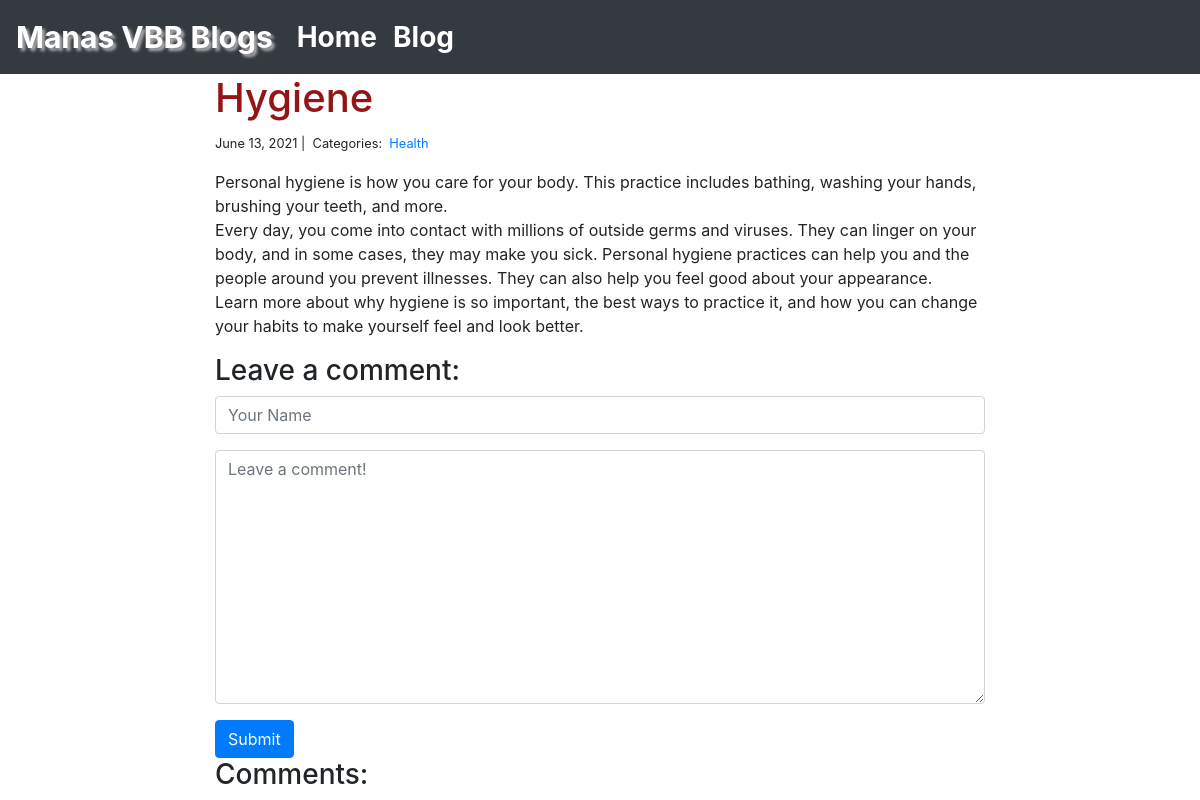
Page /blog/1/ on the committed database.
### blog/models.py (models this page shows)
class Post(models.Model):
    title = models.CharField(max_length=255)
    body = models.TextField()
    created_on = models.DateTimeField(auto_now_add=True)
    last_modified = models.DateTimeField(auto_now=True)
    categories = models.ManyToManyField('Category', related_name='posts')

class Category(models.Model):
    name = models.CharField(max_length=20)

### blog/views.py (the view, shortened to what this page needs)
# urls.py: path("<int:pk>/", views.blog_detail, name="blog_detail"),
def blog_detail(request, pk):
    post = Post.objects.get(pk=pk)
    form = CommentForm()
    comments = Comment.objects.filter(post=post)
    context = {
        "post": post,
        "comments": comments,
         "form": form,
    }
    return render(request, "blog_detail.html", context)

### blog/forms.py
class CommentForm(forms.Form):
    author = forms.CharField(
        max_length=60,
        widget=forms.TextInput(attrs={
            "class": "form-control",
            "placeholder": "Your Name"
        })
    )
    body = forms.CharField(widget=forms.Textarea(
        attrs={
            "class": "form-control",
            "placeholder": "Leave a comment!"
        })
    )

### blog/templates/blog_detail.html (shortened to what this page needs)
{% extends "base.html" %}
{% block body %}
<div class="col-md-8 offset-md-2">
    <h1 style= "color:rgb(148, 21, 21)">{{ post.title }}</h1>
    <small>
        {{ post.created_on.date }} |&nbsp;
        Categories:&nbsp;
        {% for category in post.categories.all %}
        <a href="{% url 'blog_category' category.name %}">
            {{ category.name }}
        </a>&nbsp;
        {% endfor %}
    </small>
    <p>{{ post.body | linebreaks }}</p>
    <h3>Leave a comment:</h3>
    <form action="/blog/{{ post.pk }}/" method="post">
        <div class="form-group">
            {{ form.author }}
        </div>
        <div class="form-group">
            {{ form.body }}
        </div>
        <button type="submit" class="btn btn-primary">Submit</button>
    </form>
    <h3>Comments:</h3>
</div>
{% endblock body %}

### rows in the picture
Post: title "Hygiene", created_on "June 13, 2021", body "Personal hygiene is how you care for your body. This practice includes bathing, washing your hands, brushing your teeth, and more. Every day, you come into contact with millions of outside germs and viruses. They can linger on your body, and in some cases, they may make you sick. Personal hygiene practices can help you and the people around you prevent illnesses. They can also help you feel good about your appearance. Learn more about why hygiene is so important, the best ways to practice it, and how you can change your habits to make yourself feel and look better."
Category: name "Health"
